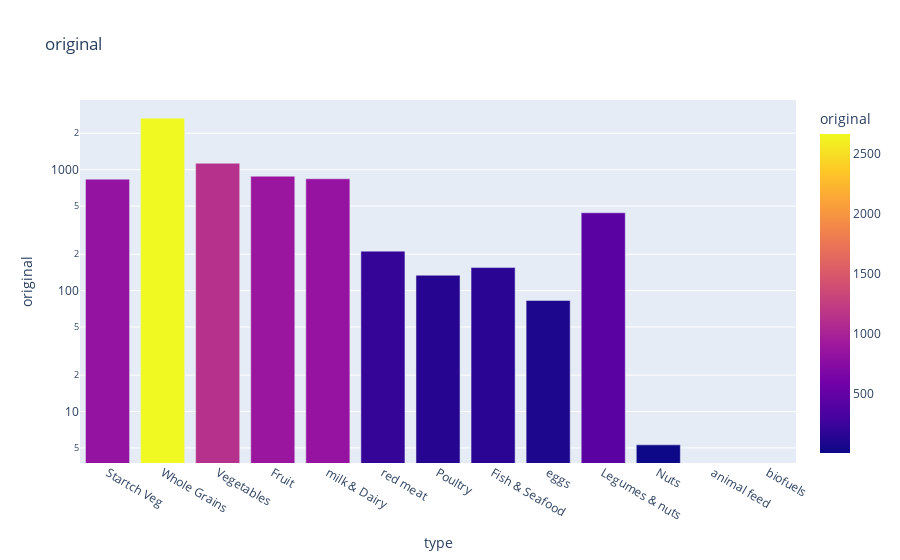

Here is the notebook cell this chart was saved with:
### Markdown cell above
plt.figure(figsize=(10, 5))
fig = px.bar(food_make_df, x='', y='',
             color='', log_y=True, title="")
fig.show()

### Code cell
plt.figure(figsize=(10, 5))
fig = px.bar(food_make_df, x='type', y='original',
             color='original', log_y=True, title="original")
fig.show()

### Figure 1 — Plotly figure (JSON) as saved in the notebook; plotly's stock layout.template omitted (floating-point values rounded to 4 significant figures)
{"data": [{"alignmentgroup": "True", "hovertemplate": "type=%{x}<br>original=%{marker.color}<extra></extra>", "legendgroup": "", "marker": {"color": [834.7, 2667, 1130, 883, 841, 212, 134, 155, 82.9, 440, 5.3, null, null, null, null], "coloraxis": "coloraxis", "pattern": {"shape": ""}}, "name": "", "offsetgroup": "", "orientation": "v", "showlegend": false, "textposition": "auto", "type": "bar", "x": ["Startch Veg", "Whole Grains", "Vegetables", "Fruit", "milk & Dairy", "red meat", "Poultry", "Fish & Seafood", "eggs", "Legumes & nuts", "Nuts", null, null, "animal feed", "biofuels"], "xaxis": "x", "y": [834.7, 2667, 1130, 883, 841, 212, 134, 155, 82.9, 440, 5.3, null, null, null, null], "yaxis": "y"}], "layout": {"barmode": "relative", "coloraxis": {"colorbar": {"title": {"text": "original"}}, "colorscale": [[0, "#0d0887"], [0.1111, "#46039f"], [0.2222, "#7201a8"], [0.3333, "#9c179e"], [0.4444, "#bd3786"], [0.5556, "#d8576b"], [0.6667, "#ed7953"], [0.7778, "#fb9f3a"], [0.8889, "#fdca26"], [1, "#f0f921"]]}, "legend": {"tracegroupgap": 0}, "title": {"text": "original"}, "xaxis": {"anchor": "y", "domain": [0, 1], "title": {"text": "type"}}, "yaxis": {"anchor": "x", "domain": [0, 1], "title": {"text": "original"}, "type": "log"}}}
